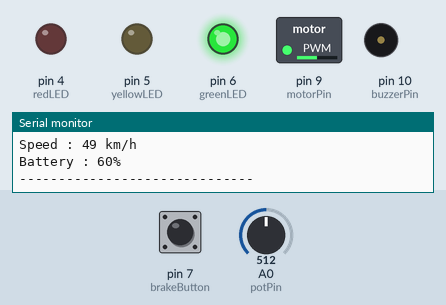
Simulated run of this sketch. Board: Arduino Uno, built with avr-gcc and run on an emulated ATmega328P. Shown: switched loads named in the sketch (green lamp = pin HIGH), output pins drawn as LEDs (lit = HIGH), buzzer (waves = sounding), the last lines printed to the serial monitor. The test bench sets the inputs (shaded band); at power-on: A0 (potPin) = 512, pin 7 (brakeButton) HIGH.

Above: at 1.3 s.
1.4 s: A0 (potPin) set to 15
At 2.4 s:
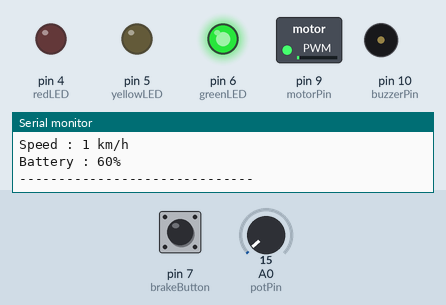
3.1 s: A0 (potPin) set to 11
At 4.3 s:
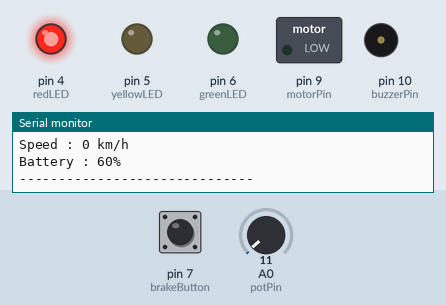
4.6 s: A0 (potPin) set to 716
At 5.3 s:
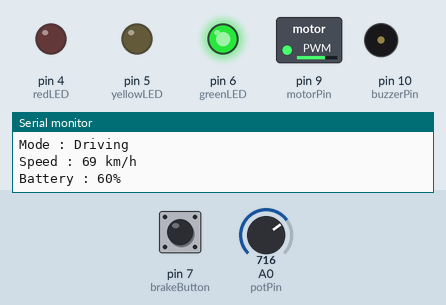
6.2 s: pin 7 (brakeButton) pulled LOW for 0.65 s
At 7.1 s:
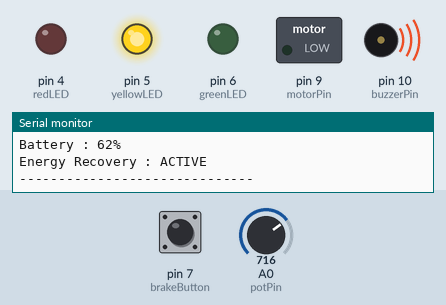
8.9 s: A0 (potPin) set to 900
At 10.0 s:
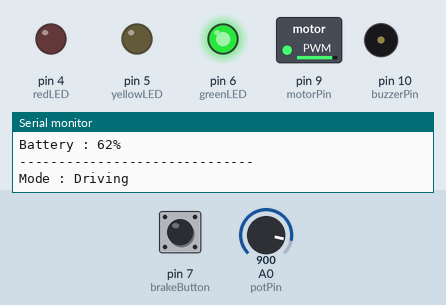
10.4 s: A0 (potPin) set to 511
At 11.7 s:
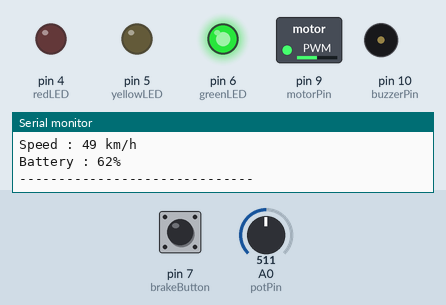
Timing chart, 0 to 13.4 s (numbered marks = the images above; inputs shaded):
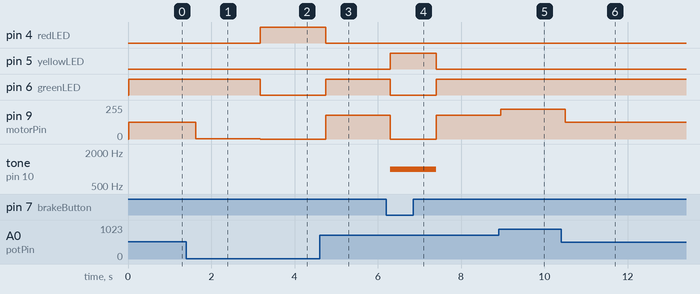

Measured:
- the behaviour switches between 13 and 12 on A0 (potPin) (found by bisection; images 1 and 2)
- after the input at 1.4 s, pin 9 (motorPin): 127/255 → 3/255 after 0.23 s
- after the input at 3.1 s, pin 4 (redLED): LOW → HIGH after 0.08 s; pin 6 (greenLED): HIGH → LOW after 0.08 s; pin 9 (motorPin): 3/255 → 0/255 after 0.08 s
- after the input at 4.6 s, pin 4 (redLED): HIGH → LOW after 0.15 s; pin 6 (greenLED): LOW → HIGH after 0.15 s; pin 9 (motorPin): 0/255 → 178/255 after 0.15 s
- after the input at 6.2 s, pin 5 (yellowLED): LOW → HIGH after 0.09 s, → LOW 1.1 s later; pin 6 (greenLED): HIGH → LOW after 0.09 s, → HIGH 1.1 s later; pin 9 (motorPin): 178/255 → 0/255 after 0.09 s, → 178/255 1.1 s later; tone on pin 10 (buzzerPin): silent → 1000 Hz after 0.09 s, → silent 1.1 s later
- after the input at 8.9 s, pin 9 (motorPin): 178/255 → 224/255 after 0.05 s
- after the input at 10.4 s, pin 9 (motorPin): 224/255 → 127/255 after 0.10 s

The sketch:

EV_Regenerative_Braking_System.ino
```cpp
const int potPin = A0;
const int motorPin = 9;
const int brakeButton = 7;
const int buzzerPin = 10;

const int greenLED = 6;
const int yellowLED = 5;
const int redLED = 4;

int battery = 60;

void setup() {
  pinMode(motorPin, OUTPUT);
  pinMode(brakeButton, INPUT_PULLUP);
  pinMode(buzzerPin, OUTPUT);

  pinMode(greenLED, OUTPUT);
  pinMode(yellowLED, OUTPUT);
  pinMode(redLED, OUTPUT);

  Serial.begin(9600);

  Serial.println("EV Regenerative Braking System");
  Serial.println("System Started");
  Serial.println("------------------------------");
}

void loop() {

  int potValue = analogRead(potPin);

  int motorSpeed = map(potValue, 0, 1023, 0, 255);
  int vehicleSpeed = map(motorSpeed, 0, 255, 0, 100);

  int brakeState = digitalRead(brakeButton);

  if (brakeState == LOW && vehicleSpeed > 0) {


    analogWrite(motorPin, 0);

    digitalWrite(greenLED, LOW);
    digitalWrite(yellowLED, HIGH);
    digitalWrite(redLED, LOW);

    tone(buzzerPin, 1000);

    if (battery < 100) {
      battery++;
    }

    Serial.println("Mode : Regenerative Braking");
    Serial.print("Speed : ");
    Serial.print(vehicleSpeed);
    Serial.println(" km/h");

    Serial.print("Battery : ");
    Serial.print(battery);
    Serial.println("%");

    Serial.println("Energy Recovery : ACTIVE");
  }

  else if (vehicleSpeed == 0) {


    analogWrite(motorPin, 0);

    digitalWrite(greenLED, LOW);
    digitalWrite(yellowLED, LOW);
    digitalWrite(redLED, HIGH);

    noTone(buzzerPin);

    Serial.println("Mode : Vehicle Stopped");
    Serial.println("Speed : 0 km/h");

    Serial.print("Battery : ");
    Serial.print(battery);
    Serial.println("%");
  }

  else {


    analogWrite(motorPin, motorSpeed);

    digitalWrite(greenLED, HIGH);
    digitalWrite(yellowLED, LOW);
    digitalWrite(redLED, LOW);

    noTone(buzzerPin);

    Serial.println("Mode : Driving");

    Serial.print("Speed : ");
    Serial.print(vehicleSpeed);
    Serial.println(" km/h");

    Serial.print("Battery : ");
    Serial.print(battery);
    Serial.println("%");
  }

  Serial.println("------------------------------");

  delay(500);
}
```
